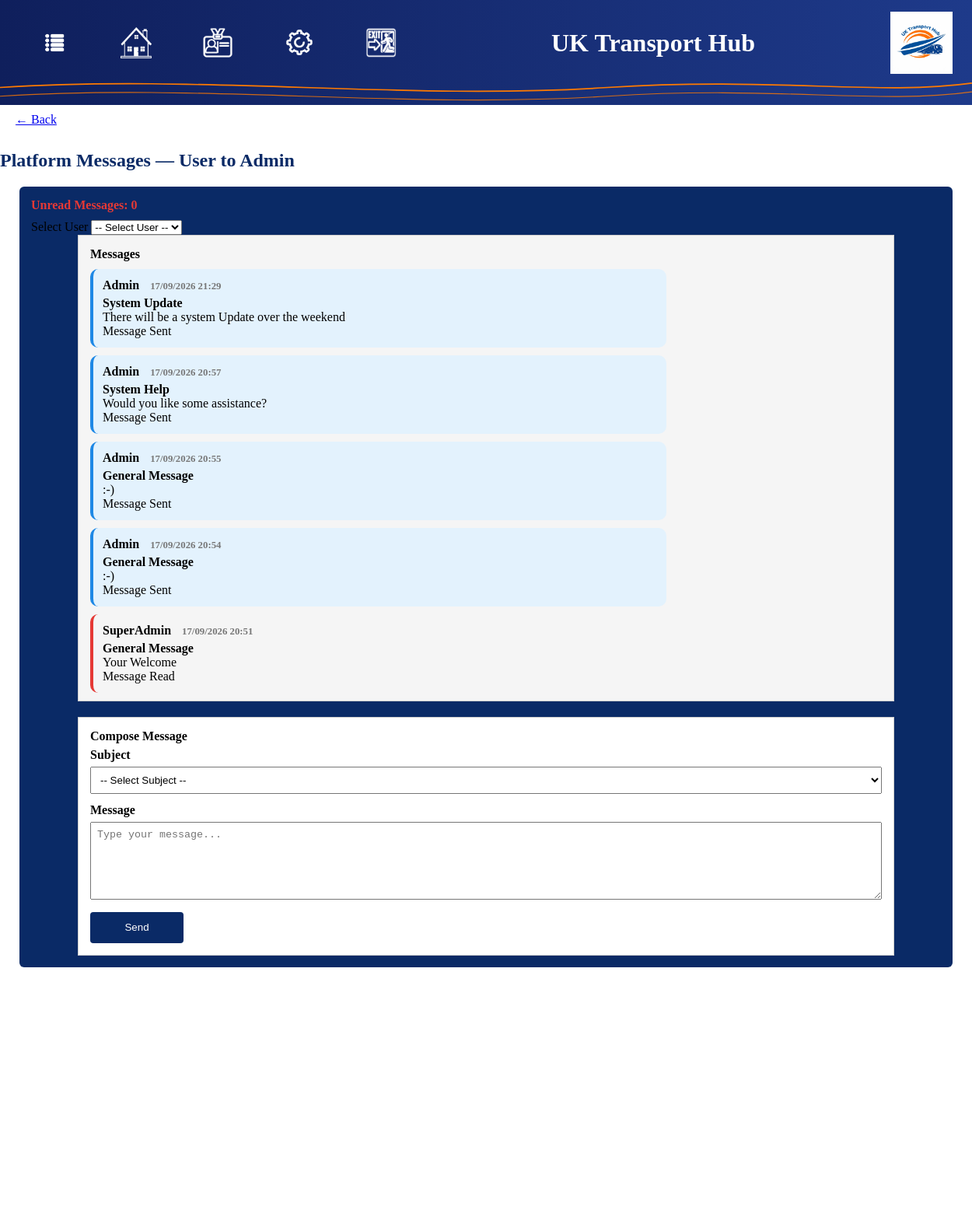
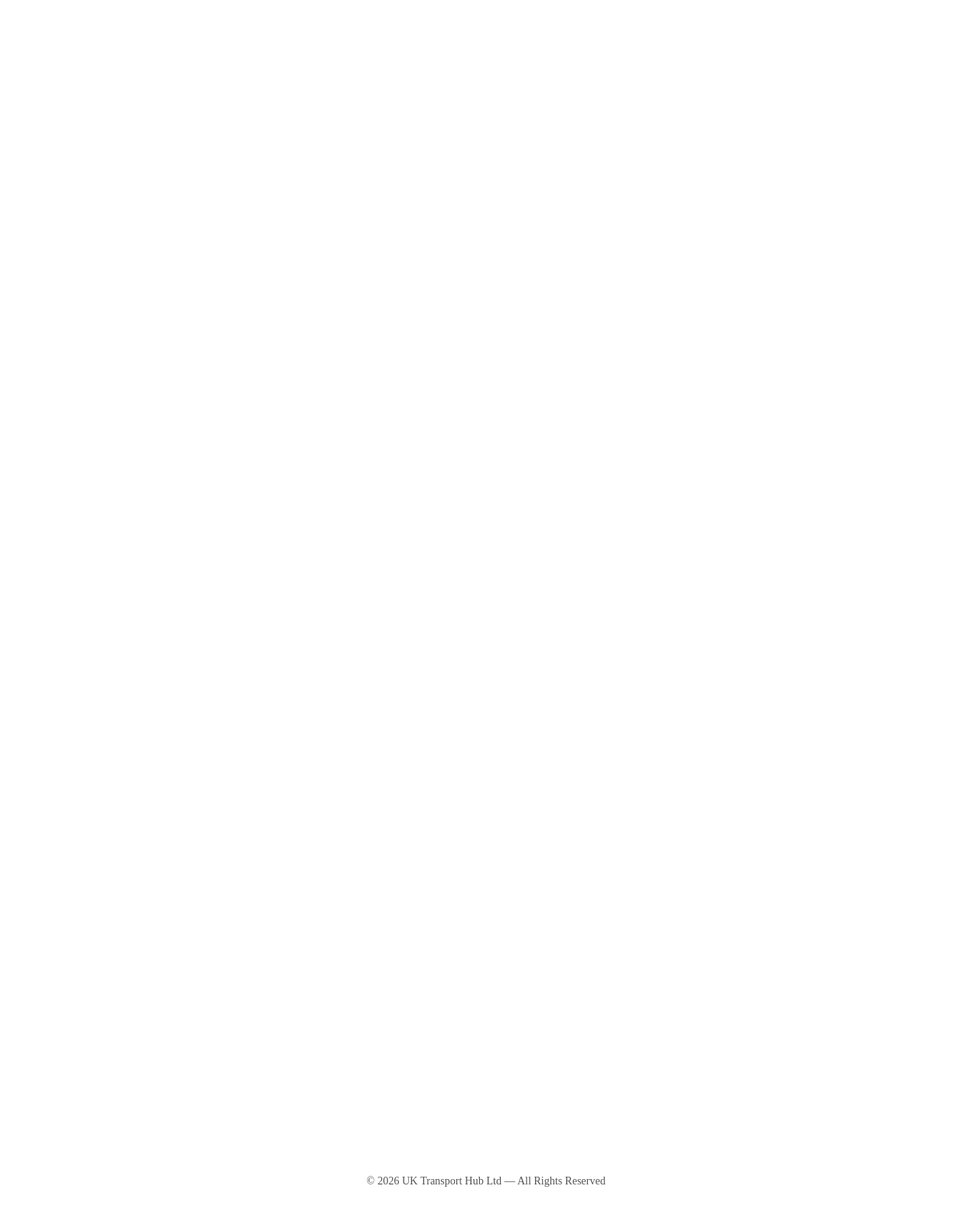
The page /platform_messages (signed in) on the database its author committed (2 pictures, top to bottom).
### database.py (models this page shows)
class UserMessages(db.Model):
    __tablename__ = "user_messages"
    id = db.Column(db.Integer, primary_key=True)
    sender_id = db.Column(db.Integer, db.ForeignKey("users.id"), nullable=False)
    receiver_id = db.Column(db.Integer, db.ForeignKey("users.id"), nullable=False)
    title = db.Column(db.String(200), nullable=False)
    body = db.Column(db.Text, nullable=False)
    type = db.Column(db.String(50), nullable=False)
    popup_required = db.Column(db.Boolean, default=False)
    created_at = db.Column(
        db.DateTime,
        server_default=db.func.current_timestamp()
    )
    read = db.Column(db.Boolean, default=False)
    dismissed = db.Column(db.Boolean, default=False)
    sender = db.relationship("User", foreign_keys=[sender_id], backref="sent_user_messages")
    receiver = db.relationship("User", foreign_keys=[receiver_id], backref="received_user_messages")
    def local_time(self):
        uk = pytz.timezone("Europe/London")
        return self.created_at.replace(tzinfo=pytz.utc).astimezone(uk)

### app.py (the view)
@app.route("/platform_messages")
@login_required
def platform_messages():
    user = current_user
    users = User.query.all()
    messages = UserMessages.query.order_by(UserMessages.created_at.desc()).all()
    unread_count = UserMessages.query.filter(
        UserMessages.receiver_id == user.id,
        UserMessages.read == False
    ).count()
    return render_template(
        "platform_messages.html",
        user=user,                # ⭐ REQUIRED
        current_user=current_user,
        users=users,
        messages=messages,
        unread_count=unread_count
    )

### app.py (called while the page is built)
@login_manager.user_loader
def load_user(user_id):
    return db.session.get(User, int(user_id))

def load_maintenance_state():
    try:
        if os.path.exists(STATE_FILE):
            with open(STATE_FILE, "r") as f:
                data = json.load(f)
                return data.get("maintenance_mode", False)
    except Exception as e:
        app.logger.error(f"Error loading maintenance state: {e}")
    return False

@app.before_request
def store_last_page():
    if request.method == "GET":
        if request.path != "/settings":
            session["last_page"] = request.path

@app.context_processor
def inject_home_target():
    user_id = session.get("user_id")
    if not user_id:
        return dict(
            home_target="login",
            user_roles=[]
        )
    user = db.session.get(User, user_id)
    if not user:
        return dict(
            home_target="login",
            user_roles=[]
        )
    if user.role_driver:
        home = "driver_dashboard"
    elif user.role_enthusiast:
        home = "enthusiast_dashboard"
    else:
        home = "enthusiast_dashboard"
    return dict(
        home_target=home,
        user_roles=get_all_roles(user)
    )

def get_all_roles(user):
    if not user.is_authenticated:
        return []
    roles = []
    if current_user.role_superadmin:
        roles.append("Superadmin")
    if current_user.role_admin:
        roles.append("Admin")
    if user.role_driver:
        roles.append("Driver")
    if user.role_enthusiast:
        roles.append("Enthusiast")
    return roles

### templates/platform_messages.html (shortened to what this page needs)
{% extends "base.html" %}
{% set page_title = "UK Transport Hub" %}
{% set home_target = "home" %}
{% block content %}
<link rel="stylesheet" href="{{ url_for('static', filename='system_chat.css') }}">
<div class="platform-messages">
    <a href="javascript:history.back()" class="back-btn">← Back</a>
</div>
<h2>
    Platform Messages —
    {% if user %}
        {% if user.level == 2 %} User to Admin {% else %} {{ user.first_name }} {{ user.last_name }} to Admin {% endif %}
    {% else %}
        Inbox
    {% endif %}
</h2>
<div class="chat-outer">
    <div class="chat-container">
        <div class="unread-indicator">
            Unread Messages: {{ unread_count|default(0) }}
        </div>
        {% if current_user.role_admin == 1 or current_user.role_superadmin == 1 %}
            <div class="user-select-container">
                <label for="user_select">Select User</label>
                <select id="user_select" onchange="openUser()">
                    <option value="">-- Select User --</option>
                </select>
            </div>
        {% endif %}
        <div class="messages-container">
            <label>Messages</label>
            {% for msg in messages %}
                {% if msg.sender %}
                    <div class="chat-message
                        {% if msg.sender.role_superadmin == 1 %}superadmin-msg
                        {% elif msg.sender.role_admin == 1 %}admin-msg
                        {% else %}user-msg{% endif %}
                        {% if not msg.read %} unread{% endif %}">
                        <div class="msg-header">
                            {% if msg.sender.role_superadmin == 1 %}
                                {% if current_user.role_admin == 1 or current_user.role_superadmin == 1 %}
                                    SuperAdmin
                                {% else %}
                                    Admin
                                {% endif %}
                            {% elif msg.sender.role_admin == 1 %}
                                Admin
                            {% else %}
                                {{ msg.sender.first_name }} {{ msg.sender.last_name }}
                            {% endif %}
                            <span class="timestamp">
                                {{ msg.local_time().strftime("%d/%m/%Y %H:%M") if msg.local_time else msg.created_at.strftime("%d/%m/%Y %H:%M") }}
                            </span>
                        </div>
                        <div class="msg-body">
                            {% if msg.title %}<strong>{{ msg.title }}</strong><br>{% endif %}
                            {{ msg.body }}
                        </div>
                        <div class="msg-indicator">
                            {% if msg.sender_id == current_user.id %}
                                Message Sent
                            {% else %}
                                {% if not msg.read %}
                                    <button class="mark-read-btn" id="read-btn-{{ msg.id }}" onclick="markRead({{ msg.id }})">Mark as Read</button>
                                {% else %}
                                    <span class="read-status">Message Read</span>
                                {% endif %}
                            {% endif %}
                        </div>
                    </div>
                {% endif %}
            {% else %}
                <p>No messages in this conversation yet.</p>
            {% endfor %}
        </div>
        <div class="input-container">
            <label>Compose Message</label>
            <label for="subject_select">Subject</label>
            <select id="subject_select">
                <option value="">-- Select Subject --</option>
            </select>
            <label for="chat_body">Message</label>
            <textarea id="chat_body" placeholder="Type your message..."></textarea>
            <button onclick="sendChat()">Send</button>
        </div>
    </div>
</div>
{% endblock %}

### static/style.css (style rules this page uses)
.chat-outer { background: #0A2A66 !important; color: #ffffff; border-radius: 6px; padding: 15px; }
html, body { height: 100%; margin: 0; }
body { display: flex; flex-direction: column; }
:root { --hub-blue: #0A2A66; --hub-blue-dark: #061B44; --hub-grey: #f5f5f5; --hub-text: #333; }
h2, h3, h4 { color: var(--hub-blue); font-weight: 700; }
.chat-message { margin: 10px 0; padding: 12px; border-radius: 10px; max-width: 70%; }
.admin-msg { background: #e3f2fd; border-left: 4px solid #1e88e5; margin-right: auto; }
.user-msg { background: #fff3e0; border-right: 4px solid #fb8c00; margin-left: auto; }
.msg-header { font-weight: bold; margin-bottom: 5px; }
.timestamp { font-size: 0.8em; color: #777; margin-left: 10px; }

### static/system_chat.css (style rules this page uses)
.chat-message.superadmin-msg { border-left: 4px solid #e53935; }
.chat-message.admin-msg { border-left: 4px solid #1E88E5; }
.chat-message.user-msg { border-left: 4px solid #43A047; }
body { background: #ffffff; margin: 0; padding: 0; }
.platform-messages { color: #000000; padding: 10px 20px; width: 100%; }
.chat-outer { background: #0A2A66 !important; color: #000000; border-radius: 6px; padding: 15px; max-width: 1200px; width: 100%; margin: 20px auto; box-sizing: border-box; }
.messages-container { max-width: 1050px; width: 100%; max-height: 600px; overflow-y: auto; padding: 15px; background: #f5f5f5; border: 1px solid #ccc; margin: 0 auto 20px auto; box-sizing: border-box; }
.messages-container label { display: block; font-weight: bold; margin-bottom: 6px; }
.input-container { max-width: 1050px; width: 100%; padding: 15px; background: #ffffff; border: 1px solid #ccc; margin: 0 auto; box-sizing: border-box; }
.input-container label { display: block; margin-bottom: 6px; font-weight: bold; }
.input-container select, .input-container textarea, .input-container input { width: 100%; margin-bottom: 12px; padding: 8px; box-sizing: border-box; }
.input-container textarea { height: 100px; resize: vertical; }
.input-container button { width: 120px; height: 40px; background: #0A2A66; color: #fff; border: none; border-radius: 4px; cursor: pointer; }
.unread-indicator { color: #e53935; font-weight: bold; margin-bottom: 10px; }

### rows shown on the page
UserMessages: shows "Admin", local_time "17/09/2026 21:29", title "System Update", body "There will be a system Update over the weekend", sender_id "Message Sent"
UserMessages: shows "Admin", local_time "17/09/2026 20:57", title "System Help", body "Would you like some assistance?", sender_id "Message Sent"
UserMessages: shows "Admin", local_time "17/09/2026 20:55", title "General Message", body ":-)", sender_id "Message Sent"
UserMessages: shows "Admin", local_time "17/09/2026 20:54", title "General Message", body ":-)", sender_id "Message Sent"
UserMessages: shows "SuperAdmin", local_time "17/09/2026 20:51", title "General Message", body "Your Welcome", sender_id "Message Read"

### other values the page prints
{{ page_title if page_title else "UK Transport Hub" }} "UK Transport Hub"
{{ unread_count|default(0) }} "0"
